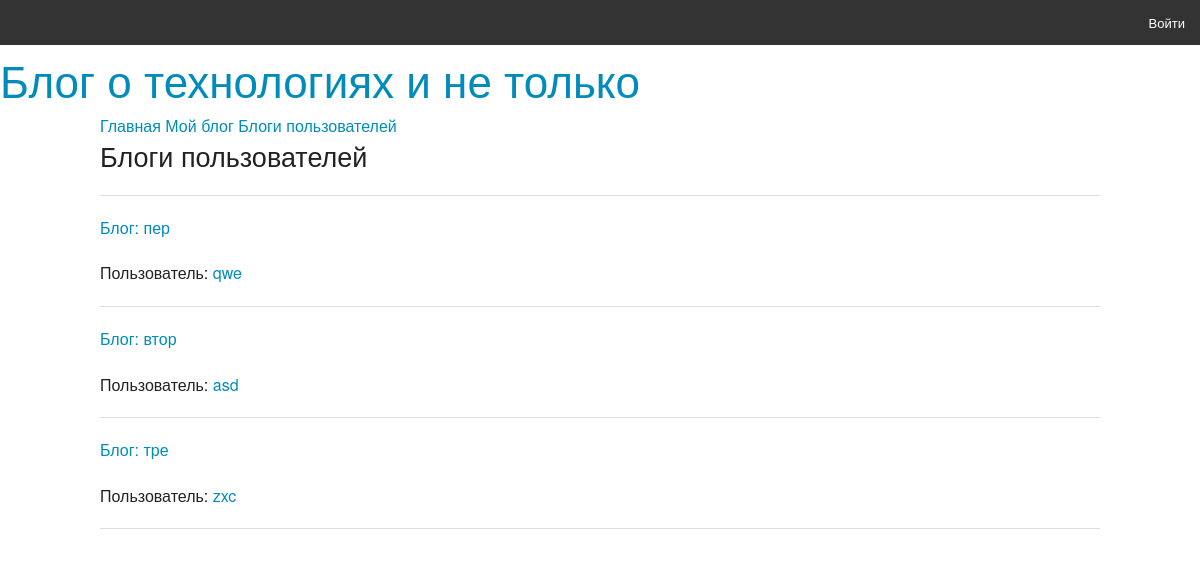
The app's page /users_blogs/, older data.
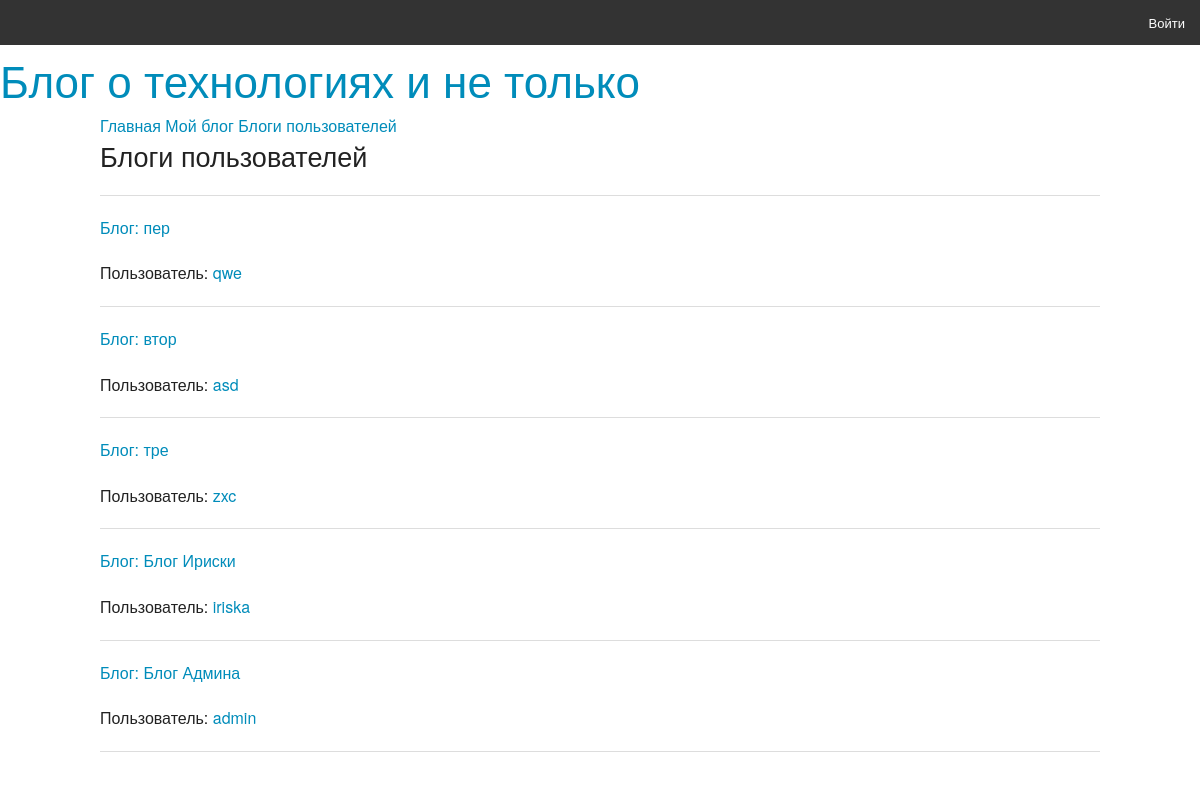
The same page, newer data.
### blog/models.py (models this page shows, shortened)
class Blog(m.Model):
    name = m.CharField(
        'Название',
        max_length=50,
    )
    user = m.OneToOneField(
        'auth.User',
        verbose_name='Пользователь',
    )
    class Meta:
        verbose_name = "Блог"
        verbose_name_plural = "Блоги"

### blog/views.py (the view)
# urls.py: url(r'^users_blogs/$', UsersBlogs.as_view(), name="users_blogs"),
class UsersBlogs(TemplateView):
    template_name = 'blog/UsersBlogs.html'
    def get(self, request, *args, **kwargs):
        blogs = Blog.objects.all()
        user = auth.get_user(request)
        if not user.is_authenticated:
            user = None
        return render(request,
                      self.template_name,
                      {
                          'blogs': blogs,
                          'user': user,
                      })

### blog/templates/blog/UsersBlogs.html (shortened to what this page needs)
{% extends 'blog/index.html' %}
{% block content %}
    <h3>Блоги пользователей</h3>
    <hr>
    {% for blog in blogs %}
        <p><a href="/post/get/{{ blog.id }}/">Блог: {{ blog.name }}</a></p>
        <p>Пользователь:<a href="/post/get/{{ blog.user }}/"> {{ blog.user }}</a></p>
    <hr>
    {% endfor %}
{% endblock%}

### blog/templates/blog/index.html (shortened to what this page needs)
{% extends 'base.html' %}
{% block data %}
    <a href="{% url 'news_feed' %}"> Главная </a>
    <a href="{% url 'personal_blog' %}"> Мой блог </a>
    <a href="{% url 'users_blogs' %}"> Блоги пользователей </a>
    <div class="personal-feeds">
        {% block content %}{% endblock %}
    </div>
{% endblock %}

### templates/base.html (shortened to what this page needs)
{% load staticfiles %}
<!DOCTYPE html>
<html lang="ru">
<head>
    <link rel="stylesheet" type="text/css" href="{% static '/css/foundation.css' %}">
</head>
<body>
<div class="top-bar">
    <section class="top-bar-section">
        <ul class="right">
            {% if user %}
                <li><a href="/auth/logout/">Выйти ({{ user }})</a></li>
            {% else %}
                <li><a href="/auth/login/">Войти</a></li>
            {% endif %}
        </ul>
    </section>
</div>
<h1><a href="/">Блог о технологиях и не только</a></h1>
<div class="row">
    {% block data %}
    {% endblock %}
</div>
</body>
</html>

Row changes from the older to the newer data that the page shows:
added Blog: name "Блог Ириски", user "iriska"
added Blog: name "Блог Админа", user "admin"
